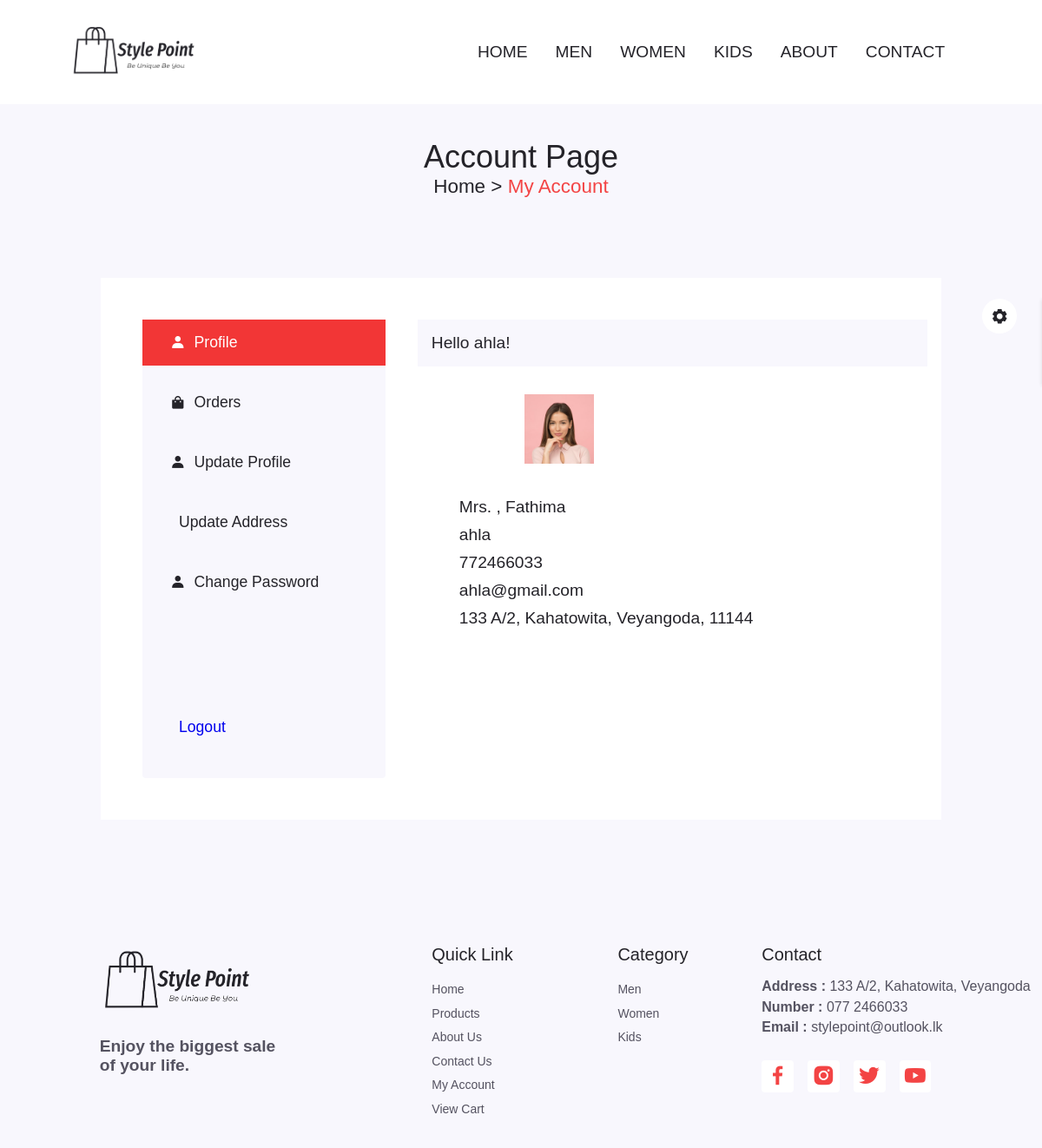
The app's page /account.php (signed in) with its own data.
### tables this page shows
CREATE TABLE `users` (
  `u_ID` int(100) NOT NULL,
  `first_Name` varchar(100) NOT NULL,
  `last_Name` varchar(100) NOT NULL,
  `email` varchar(100) NOT NULL,
  `number` int(100) NOT NULL,
  `password` varchar(100) NOT NULL,
  `address` varchar(100) NOT NULL,
  `image` varchar(100) NOT NULL
);

### account.php (the view, shortened to what this page needs)
<?php
include 'components/connect.php';
if(isset($_SESSION['user_id'])){
    $user_id = $_SESSION['user_id'];
}else{
    $user_id = '';
    header('location:login.php');
};
?>
<!DOCTYPE html>
<html lang="en">
    <head>
        <link rel="stylesheet" href="css/swiper-bundle.min.css">
        <link rel="stylesheet" href="css/style.css">
        <link rel="stylesheet" class="js-color-style" href="css/colors/color-1.css">
        <link href="https://cdn.jsdelivr.net/npm/remixicon@3.2.0/fonts/remixicon.css" rel="stylesheet">
        <link href='https://unpkg.com/boxicons@2.1.4/css/boxicons.min.css' rel='stylesheet'>
        <link href="/website/css/uicons-bold-rounded.css" rel="stylesheet">
        <link rel="stylesheet" href="">
    </head>
    <body>
        <?php include 'components/user_header.php'; ?>
        <main class="main">
        <section class="accounts section container">
            <h2 class="breadcrumb__title">Account Page</h2>
            <h3 class="breadcrumb__subtitle">Home > <span> My Account</span></h3><br><br>
            <div class="accounts__container grid">
                <div class="accounts__tabs">
                    <p class="accounts__tab active__tab" data-target="#profile">
                        <i class='bx bxs-user'></i> Profile
                    </p>
                    <p class="accounts__tab" data-target="#orders">
                        <i class='bx bxs-shopping-bag'></i> Orders
                    </p>
                    <p class="accounts__tab" data-target="#update-profile">
                        <i class='bx bxs-user'></i> Update Profile
                    </p>
                    <p class="accounts__tab" data-target="#address">
                        <i class="ri-map-pin-fill"></i> Update Address
                    </p>
                    <p class="accounts__tab" data-target="#change-password">
                        <i class='bx bxs-user'></i> Change Password
                    </p>
                    <p class="accounts__tab log-out">
                        <i class="ri-logout-box-r-fill"></i><a href="components/user_logout.php" onclick="return confirm('logout from this website?');">Logout</a>
                    </p>
                </div>
                <div class="tabs__content">
                    <div class="tab__content active__tab" content id="profile">
                        <?php
                            $select_profile = $conn->prepare("SELECT * FROM `users` WHERE u_ID = ?");
                            $select_profile->execute([$user_id]);
                            if($select_profile->rowCount() > 0){
                            $fetch_profile = $select_profile->fetch(PDO::FETCH_ASSOC);
                        ?>
                        <h3 class="tab__header">Hello <span><?= $fetch_profile['last_Name']; ?>!</h3>
                        <div class="tab__body">
                            <p class="user__details">
                                <img src="uploaded_img/<?= $fetch_profile['image']; ?>" class="user__img" alt="">
                                <p class="user__detail"><i class="ri-user-line user__icon"></i><span><?= $fetch_profile['first_Name']; ?></span></p>
                                <p class="user__detail"><i class="ri-user-line user__icon"></i><span><?= $fetch_profile['last_Name']; ?></span></p>
                                <p class="user__detail"><i class="ri-phone-line user__icon"></i><span><?= $fetch_profile['number']; ?></span></p>
                                <p class="user__detail"><i class="ri-mail-line user__icon"></i><span><?= $fetch_profile['email']; ?></span></p>
                                <p class="user__detail"><i class="ri-map-pin-line user__icon"></i><span><?= $fetch_profile['address']; ?></span></p>
                            </p>
                        <?php
                            }
                        ?>
                        </div>
                    </div>
                </div>
            </div>
        </section>
        </main>
        <?php include 'components/user_footer.php'; ?>
    </body>
</html>

### css/style.css (style rules this page uses)
:root { --header-height: 3.5rem; --hue: 0; --first-color: hsl(var(--hue), 88%, 61%); --first-color-alt: hsl(var(--hue), 88%, 58%); --title-color: hsl(250, 8%, 15%); --text-color: hsl(250, 8%, 35%); --body-color: hsl(250, 60%, 98%); --container-color: #fff; --shadow: hsla(0, 0%, 15%, .1); --scroll-bar-color: hsl(250, 12%, 90%); --scroll-thumb-color: hsl(250, 12%, 80%); --border-color-alt: hsl(113, 13%, 90%); --body-font: 'Roboto Slab', sans-serif; --bigest-font-size: 4rem; --h1-font-size: 2.25rem; --h2-font-size: 1.5rem; --h3-font-size: 1.25rem; --normal-font-size: 1.2rem; --small-font-size: .875rem; --smaller-font-size: .813rem; --font-medium: 500; --font-bold: 600; --mb-0-5: .5rem; --mb-0-75: .75rem; --mb-1: 1rem; --mb-1-5: 1.5rem; --mb-2: 2rem; --mb-2-5: 2.5rem; --mb-3: 3rem; --z-tooltip: 10; --z-fixed: 100; }
* { box-sizing: border-box; margin: 0; padding: 0; }
html { scroll-behavior: smooth; }
body, button, input { font-family: var(--body-font); font-size: var(--normal-font-size); }
body { background-color: var(--body-color); color: var(--text-color); }
h1, h2, h3, h4 { color: var(--title-color); font-weight: var(--font-medium); }
a { text-decoration: none; }
img { max-width: 100%; height: auto; }
.section { padding: 7rem 0 2rem; }
.section__title, .breadcrumb__title { font-size: var(--h1-font-size); }
.section__title, .breadcrumb__subtitle { margin-bottom: var(--mb-3); }
.section__title, .breadcrumb__title, .breadcrumb__subtitle { text-align: center; }
.breadcrumb__subtitle span { color: var(--first-color); }
.container { max-width: 968px; margin-left: auto; margin-right: auto; padding-top: 10rem; }
.grid { display: grid; }
.accounts__container { grid-template-columns: 4fr 8fr; background-color: var(--container-color); padding-top: 3rem; padding-left: 1rem; padding-right: 1rem; padding-bottom: 3rem; }
.accounts__tabs { border-radius: 0.25rem; display: flex; flex-direction: column; height: 33rem; margin-left: 2rem; gap: 1rem; align-items: left; position: relative; transition: all 300ms ease; background-color: var(--body-color); cursor: pointer; }
.accounts__tab { padding: 1rem 2rem; color: var(--title-color); font-size: 1.1rem; display: flex; align-items: center; column-gap: .625rem; }
.accounts__tab:last-child { position: absolute; bottom: 2rem; width: 100%; }
.accounts__tab.active__tab { background: var(--first-color-alt); color: #fff; }
.tab__content { margin-left: 2.3rem; font-size: 1rem; }
.tab__header { background-color: var(--body-color); padding: 1rem; font-size: var(--normal-font-size); }
.tab__body { padding: 1.1rem; }
.user__details { text-align: left; }
.user__img { width: 50%; height: 5rem; object-fit: contain; margin-bottom: 1rem; }
.user__detail { padding:1rem 0; line-height: 1.5; color: var(--title-color); font-size: var(--normal-font-size); height: 2rem; }
.tab__body { padding: 2rem; }

### css/colors/color-1.css (style rules this page uses)
:root { --hue: 0; --first-color: hsl(var(--hue), 88%, 61%); --first-color-alt: hsl(var(--hue), 88%, 58%) }

### records on screen
users: last_Name "ahla", image (picture), first_Name "Mrs. , Fathima", number "772466033", email "ahla@gmail.com", address "133 A/2, Kahatowita, Veyangoda, 11144"
